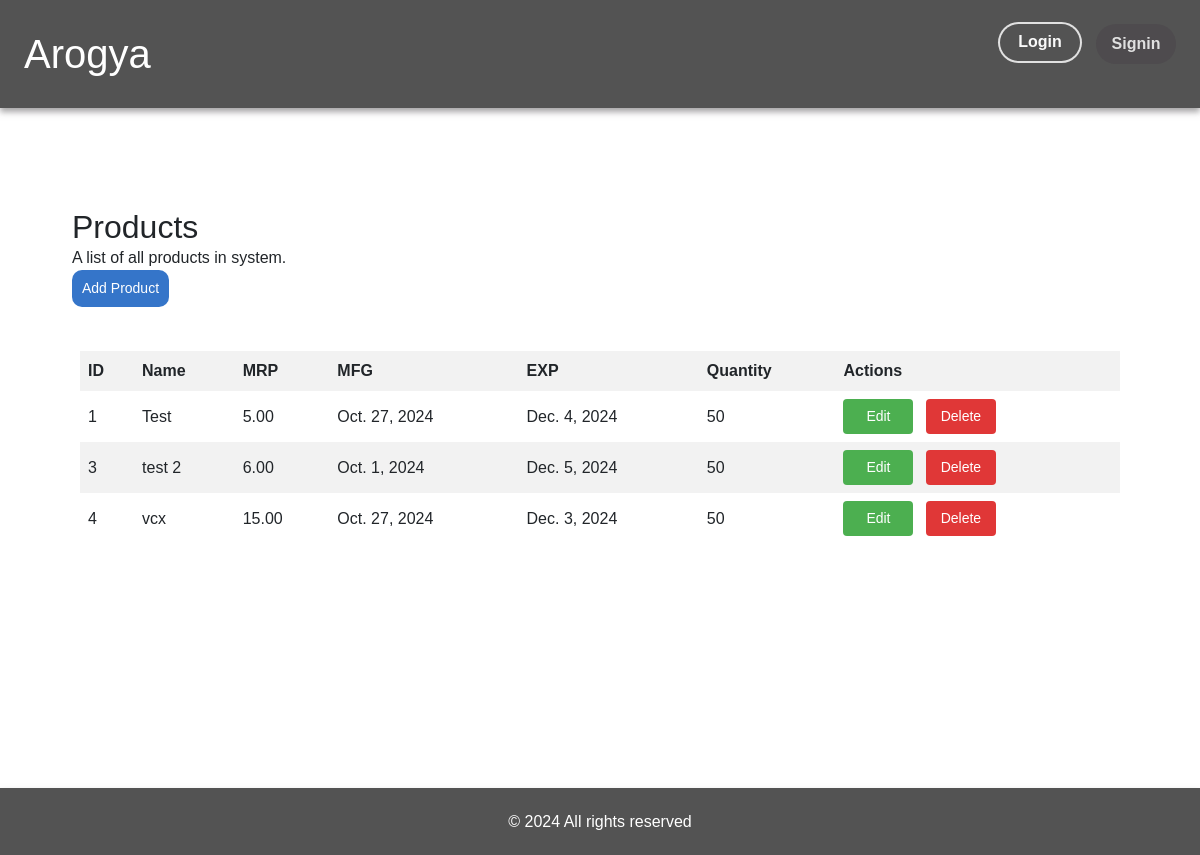
/store/products/, run on an earlier commit of the app's database.
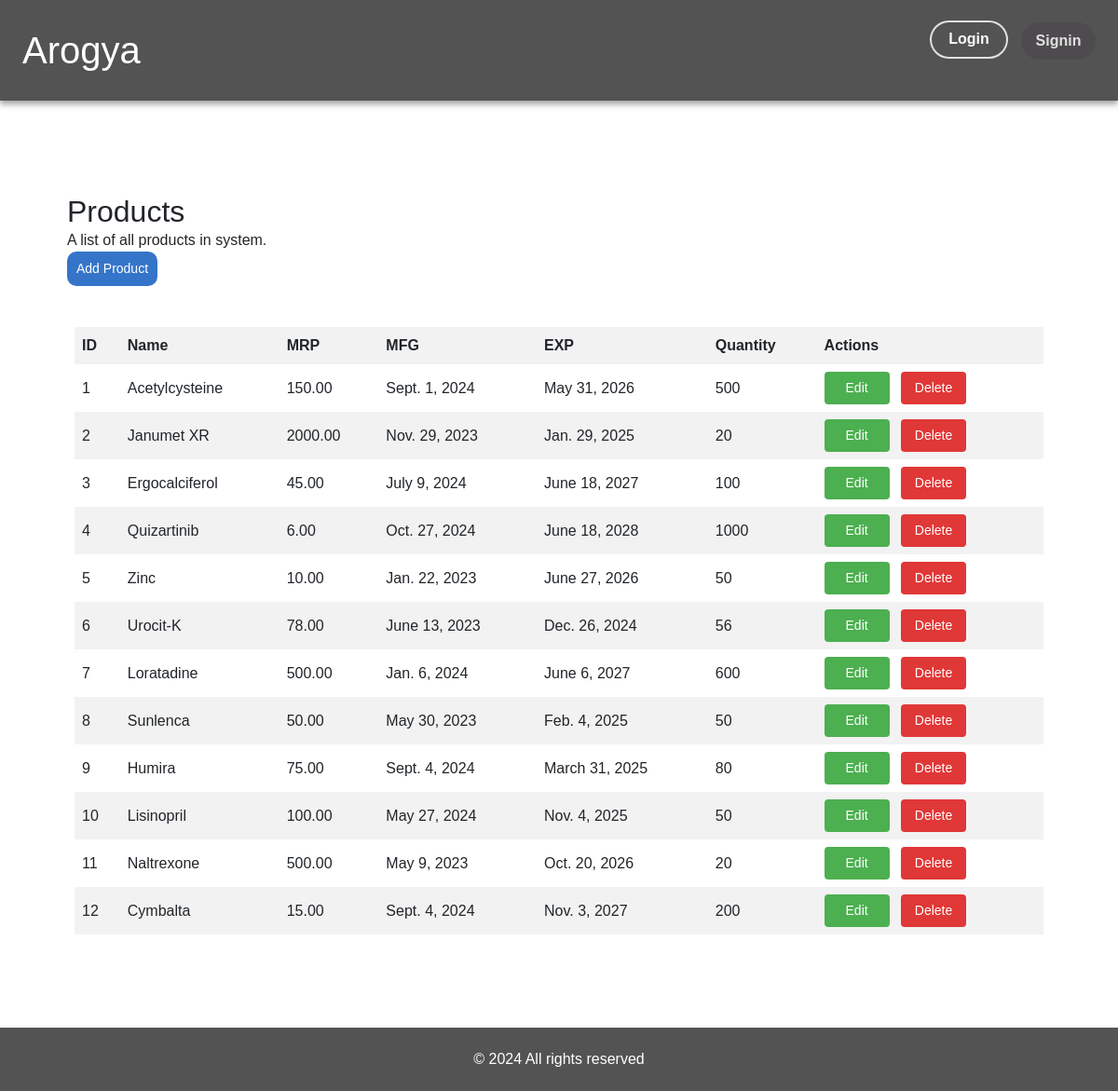
And on a later commit of the database.
### store/models.py (models this page shows, shortened)
class Product(models.Model):
    product_id = models.AutoField(primary_key=True)
    product_name = models.CharField(max_length=100)
    mrp = models.DecimalField(max_digits=10, decimal_places=2)
    mfg = models.DateField(auto_now=False, auto_now_add=False)
    exp = models.DateField(auto_now=False, auto_now_add=False)
    qty = models.IntegerField(default=0)
    created_at = models.DateTimeField(auto_now_add=True)

### store/views.py (the view)
# urls.py: path('products/', views.product, name='product'),
def product(request):
    products = Product.objects.all()
    return render(request, 'store/product.html', {'products': products})

### store/Templates/store/product.html (shortened to what this page needs)
{% extends "store/base.html" %}
{% block content  %}
    <div class="p-3 m-5" style="min-height: 70vh;">
        <div class="p-2 row my-1">
            <div class="col-11">
                <h1 class="fs-2">Products</h1>
                <p>A list of all products in system.</p>
            </div>
            <div class="col pb-3">
                <a href="{% url 'add_product' %}" class="add-button text-end">Add Product</a>
            </div>
        </div>
        <div class="p-3">
            <table>
                <thead>
                    <tr>
                        <th>ID</th>
                        <th>Name</th>
                        <th>MRP</th>
                        <th>MFG</th>
                        <th>EXP</th>
                        <th>Quantity</th>
                        <th>Actions</th>
                    </tr>
                </thead>
                <tbody>
                    {% for product in products %}
                    <tr>
                        <td>{{ product.product_id }}</td>
                        <td>{{ product.product_name }}</td>
                        <td>{{ product.mrp }}</td>
                        <td>{{ product.mfg }}</td>
                        <td>{{ product.exp }}</td>
                        <td>{{ product.qty }}</td>
                        <td>
                            <form method="POST" action="{% url 'edit_product' product_id=product.product_id %}" style="display: inline;">
                                <button class="edit-button btn btn-primary me-2">Edit</button>
                            </form>
                            <form method="POST" action="{% url 'delete_product' product_id=product.product_id %}" style="display: inline;">
                                <button class="delete-button btn btn-danger">Delete</button>
                            </form>
                        </td>
                    </tr>
                    {% endfor %}
                </tbody>
            </table>
        </div>
    </div>
{% endblock %}

What changed in the data, as far as the page shows it:
changed Product id 1: product_name "Test" → "Acetylcysteine"; mrp "5.00" → "150.00"; mfg "Oct. 27, 2024" → "Sept. 1, 2024"; exp "Dec. 4, 2024" → "May 31, 2026"; qty "50" → "500"
added Product: product_id "2", product_name "Janumet XR", mrp "2000.00", mfg "Nov. 29, 2023", exp "Jan. 29, 2025", qty "20"
changed Product id 3: product_name "test 2" → "Ergocalciferol"; mrp "6.00" → "45.00"; mfg "Oct. 1, 2024" → "July 9, 2024"; exp "Dec. 5, 2024" → "June 18, 2027"; qty "50" → "100"
changed Product id 4: product_name "vcx" → "Quizartinib"; mrp "15.00" → "6.00"; exp "Dec. 3, 2024" → "June 18, 2028"; qty "50" → "1000"
added Product: product_id "5", product_name "Zinc", mrp "10.00", mfg "Jan. 22, 2023", exp "June 27, 2026", qty "50"
added Product: product_id "6", product_name "Urocit-K", mrp "78.00", mfg "June 13, 2023", exp "Dec. 26, 2024", qty "56"
added Product: product_id "7", product_name "Loratadine", mrp "500.00", mfg "Jan. 6, 2024", exp "June 6, 2027", qty "600"
added Product: product_id "8", product_name "Sunlenca", mrp "50.00", mfg "May 30, 2023", exp "Feb. 4, 2025", qty "50"
added Product: product_id "9", product_name "Humira", mrp "75.00", mfg "Sept. 4, 2024", exp "March 31, 2025", qty "80"
added Product: product_id "10", product_name "Lisinopril", mrp "100.00", mfg "May 27, 2024", exp "Nov. 4, 2025", qty "50"
added Product: product_id "11", product_name "Naltrexone", mrp "500.00", mfg "May 9, 2023", exp "Oct. 20, 2026", qty "20"
added Product: product_id "12", product_name "Cymbalta", mrp "15.00", mfg "Sept. 4, 2024", exp "Nov. 3, 2027", qty "200"
